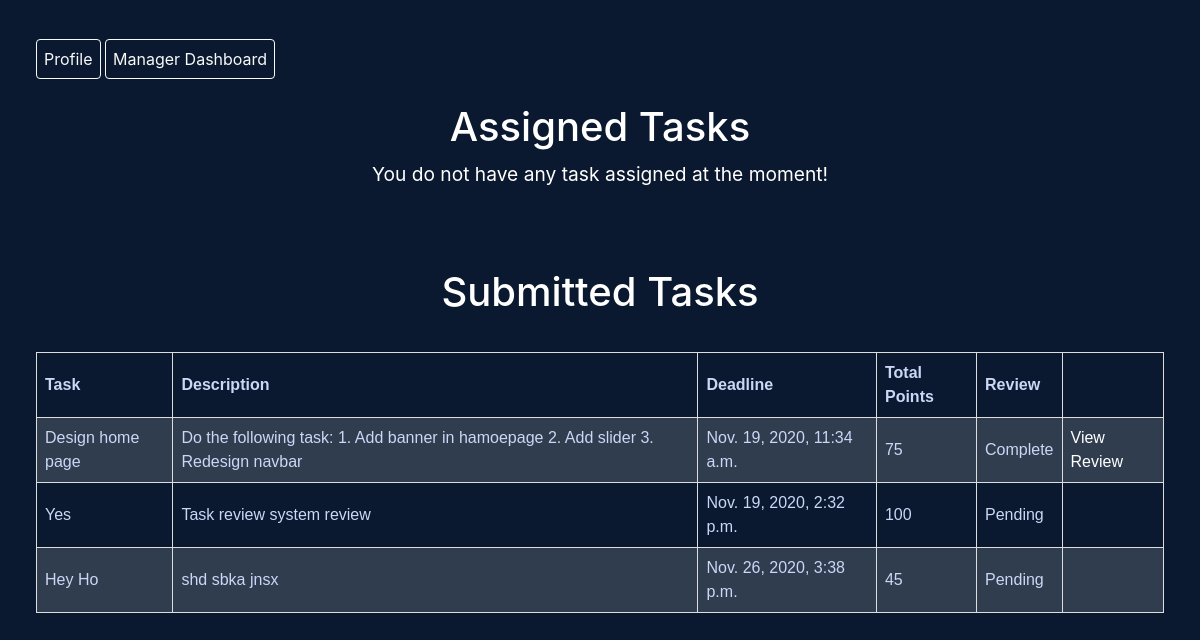
The app's page / (signed in), older data.
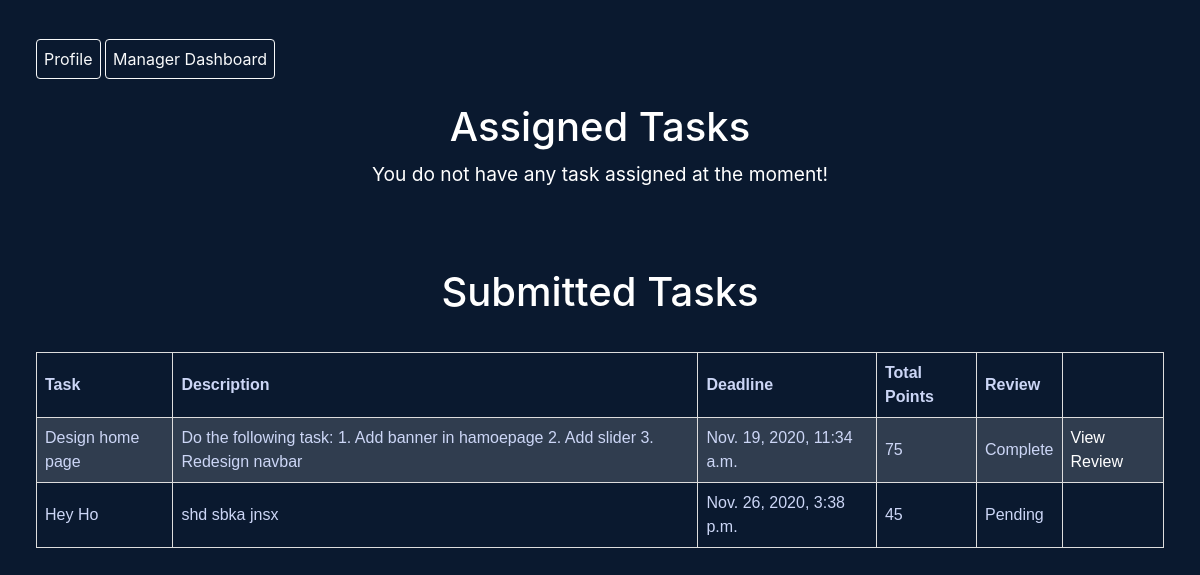
The same page, newer data.
### createMode/models.py (models this page shows, shortened)
class Task(models.Model):
	title = models.CharField(max_length=240)
	description = models.TextField()
	total_points = models.PositiveIntegerField(validators=[MinValueValidator(10), MaxValueValidator(100)])
	department = models.ForeignKey(Department, on_delete=models.CASCADE)
	deadline = models.DateTimeField()
	assigned_to = models.ForeignKey(User, on_delete=models.SET_NULL, blank=True, null=True, related_name='assigned_to_user')
	created_by = models.ForeignKey(User, on_delete=models.SET_NULL, blank=True, null=True, related_name='created_by_user')
	created_at = models.DateTimeField(auto_now_add=True)
	submitted = models.BooleanField(default=False)
	reviewed = models.BooleanField(default=False)
	review_id = models.PositiveIntegerField(blank=True, null=True)

### core/views.py (the view)
# urls.py: path('', adminIndex.as_view(), name='admin-index'),
@login_required(login_url='/login')
def index(request):
	EPIRecord = EmployeePersonalInfo.objects.filter(user= request.user)
	if not EPIRecord:
		messages.info(request, f'Please update your personal information.')
		return redirect('core:add-personal-info')
	EEIRecord = EmployeeEducationInfo.objects.filter(user= request.user)
	if not EEIRecord:
		messages.info(request, f'Please update your educational information.')
		return redirect('core:add-education-info')
	EExIRecord = EmployeeExperienceInfo.objects.filter(user= request.user)
	if not EExIRecord:
		messages.info(request, f'Please update your experience information.')
		return redirect('core:add-experience-info')
	isManager = False
	EJI = EmployeeJobInfo.objects.filter(user = request.user)
	if EJI and EJI[0].isManager == True:
		isManager = True
	tasks = Task.objects.filter(assigned_to = request.user)
	context = {
		'assigned_tasks' : tasks.filter(submitted = False),
		'submitted_tasks' : tasks.filter(submitted = True),
		'isManager' : isManager,
	}
	return render(request, 'core/index.html', context)

### core/templates/core/index.html (shortened to what this page needs)
{% extends 'core/base.html' %}
{% load static %}
{% block content %}
	<div class="">
		<div class="box-element mt-4">
			<a class="btn btn-outline-light" href="{% url 'core:profile' %}">
				Profile
			</a>
			{% if isManager %}
				<a class="btn btn-outline-light" href="{% url 'core:manager-dashboard' %}">
					Manager Dashboard
				</a>
			{% endif %}
		</div>
		<br>
		<h1>Assigned Tasks</h1>
		{% if assigned_tasks %}
			<table>
				<tr>
					<th>Task</th>
					<th>Description</th>
					<th>Deadline</th>
					<th>Total Points</th>
					<th></th>
				</tr>
					{% for task in assigned_tasks %}
						<tr>
					    	<td>
					    		{{ task.title}}
					    	</a></td>
					    	<td> {{ task.description }}</td>
					    	<td>
								{{ task.deadline }}
					    	</td>
					    	<td>
					    		{{ task.total_points }}
					    	</td>
					    	<td>
					    		<a href="{% url 'createMode:submit-task' task.pk %}">Submit</a>
					    	</td>
					    </tr>
					{% endfor %}
			</table>
		{% else %}
			<h4 class='msg'> <small>You do not have any task assigned at the moment! </small></h4>
		{% endif %}
		<br><br><br>
		<h1>Submitted Tasks</h1>
		{% if submitted_tasks %}
			<table>
				<tr>
					<th>Task</th>
					<th>Description</th>
					<th>Deadline</th>
					<th>Total Points</th>
					<th>Review</th>
					<th></th>
				</tr>
					{% for task in submitted_tasks %}
						<tr>
					    	<td>
					    		{{ task.title}}
					    	</a></td>
					    	<td> {{ task.description }}</td>
					    	<td>
								{{ task.deadline }}
					    	</td>
					    	<td>
					    		{{ task.total_points }}
					    	</td>
					    	<td>
					    		{% if task.reviewed is True %}
					    			Complete
					    		{% else %}
					    			Pending
					    		{% endif %}
					    	</td>
					    	<td>
					    		{% if task.reviewed is True %}
					    			<a href="{% url 'core:task-review-details' task.review_id %}">
					    				View Review
					    			</a>
					    		{% endif %}
					    	</td>
					    </tr>
					{% endfor %}
			</table>
		{% else %}
			<h4 class='msg'> <small>You do not have any submitted task  at the moment! </small></h4>
		{% endif %}
		<br><br><br>
	</div>
{% endblock %}

Row changes from the older to the newer data that the page shows:
no longer on this page (row edited): Task: title "Yes", description "Task review system review", deadline "Nov. 19, 2020, 2:32 p.m.", total_points "100", reviewed "Pending"
